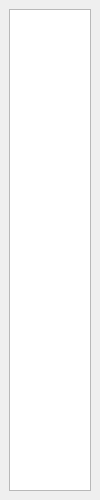
<?xml version="1.0" encoding="UTF-8"?>
<ui version="4.0">
 <class>StructureView</class>
 <widget class="QDockWidget" name="StructureView">
  <property name="geometry">
   <rect>
    <x>0</x>
    <y>0</y>
    <width>100</width>
    <height>500</height>
   </rect>
  </property>
  <property name="windowTitle">
   <string>结构</string>
  </property>
  <widget class="QWidget" name="dockWidgetContents">
   <layout class="QGridLayout" name="gridLayout">
    <item row="0" column="0">
     <widget class="QTreeView" name="treeView"/>
    </item>
   </layout>
  </widget>
 </widget>
 <resources/>
 <connections/>
</ui>
